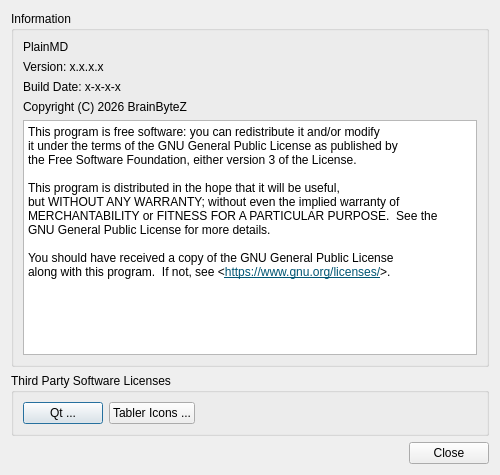
<?xml version="1.0" encoding="UTF-8"?>
<ui version="4.0">
 <class>AboutDialog</class>
 <widget class="QDialog" name="AboutDialog">
  <property name="windowModality">
   <enum>Qt::WindowModality::WindowModal</enum>
  </property>
  <property name="geometry">
   <rect>
    <x>0</x>
    <y>0</y>
    <width>500</width>
    <height>475</height>
   </rect>
  </property>
   <property name="windowTitle">
    <string>About PlainMD</string>
   </property>
  <layout class="QGridLayout" name="gridLayout_3">
   <item row="0" column="0" colspan="2">
    <widget class="QGroupBox" name="groupBox">
     <property name="title">
      <string>Information</string>
     </property>
     <layout class="QGridLayout" name="gridLayout">
       <item row="0" column="0">
        <widget class="QLabel" name="nameLabel">
         <property name="text">
          <string>PlainMD</string>
         </property>
        </widget>
       </item>
      <item row="1" column="0">
       <widget class="QLabel" name="versionLabel">
        <property name="text">
         <string>Version: x.x.x.x</string>
        </property>
       </widget>
      </item>
      <item row="2" column="0">
       <widget class="QLabel" name="buildDateLabel">
        <property name="text">
         <string>Build Date: x-x-x-x</string>
        </property>
       </widget>
      </item>
      <item row="3" column="0">
       <widget class="QLabel" name="copyLeftLabel">
        <property name="text">
         <string>Copyright (C) 2026 BrainByteZ</string>
        </property>
       </widget>
      </item>
      <item row="4" column="0">
       <widget class="QTextEdit" name="licenseTextEdit">
        <property name="readOnly">
         <bool>true</bool>
        </property>
        <property name="html">
         <string>&lt;!DOCTYPE HTML PUBLIC &quot;-//W3C//DTD HTML 4.0//EN&quot; &quot;http://www.w3.org/TR/REC-html40/strict.dtd&quot;&gt;
&lt;html&gt;&lt;head&gt;&lt;meta name=&quot;qrichtext&quot; content=&quot;1&quot; /&gt;&lt;meta charset=&quot;utf-8&quot; /&gt;&lt;style type=&quot;text/css&quot;&gt;
p, li { white-space: pre-wrap; }
hr { height: 1px; border-width: 0; }
li.unchecked::marker { content: &quot;\2610&quot;; }
li.checked::marker { content: &quot;\2612&quot;; }
&lt;/style&gt;&lt;/head&gt;&lt;body style=&quot; font-family:'Segoe UI'; font-size:9pt; font-weight:400; font-style:normal;&quot;&gt;
&lt;p style=&quot; margin-top:0px; margin-bottom:0px; margin-left:0px; margin-right:0px; -qt-block-indent:0; text-indent:0px;&quot;&gt;This program is free software: you can redistribute it and/or modify&lt;/p&gt;
&lt;p style=&quot; margin-top:0px; margin-bottom:0px; margin-left:0px; margin-right:0px; -qt-block-indent:0; text-indent:0px;&quot;&gt;it under the terms of the GNU General Public License as published by&lt;/p&gt;
&lt;p style=&quot; margin-top:0px; margin-bottom:0px; margin-left:0px; margin-right:0px; -qt-block-indent:0; text-indent:0px;&quot;&gt;the Free Software Foundation, either version 3 of the License.&lt;/p&gt;
&lt;p style=&quot;-qt-paragraph-type:empty; margin-top:0px; margin-bottom:0px; margin-left:0px; margin-right:0px; -qt-block-indent:0; text-indent:0px;&quot;&gt;&lt;br /&gt;&lt;/p&gt;
&lt;p style=&quot; margin-top:0px; margin-bottom:0px; margin-left:0px; margin-right:0px; -qt-block-indent:0; text-indent:0px;&quot;&gt;This program is distributed in the hope that it will be useful,&lt;/p&gt;
&lt;p style=&quot; margin-top:0px; margin-bottom:0px; margin-left:0px; margin-right:0px; -qt-block-indent:0; text-indent:0px;&quot;&gt;but WITHOUT ANY WARRANTY; without even the implied warranty of&lt;/p&gt;
&lt;p style=&quot; margin-top:0px; margin-bottom:0px; margin-left:0px; margin-right:0px; -qt-block-indent:0; text-indent:0px;&quot;&gt;MERCHANTABILITY or FITNESS FOR A PARTICULAR PURPOSE.  See the&lt;/p&gt;
&lt;p style=&quot; margin-top:0px; margin-bottom:0px; margin-left:0px; margin-right:0px; -qt-block-indent:0; text-indent:0px;&quot;&gt;GNU General Public License for more details.&lt;/p&gt;
&lt;p style=&quot;-qt-paragraph-type:empty; margin-top:0px; margin-bottom:0px; margin-left:0px; margin-right:0px; -qt-block-indent:0; text-indent:0px;&quot;&gt;&lt;br /&gt;&lt;/p&gt;
&lt;p style=&quot; margin-top:0px; margin-bottom:0px; margin-left:0px; margin-right:0px; -qt-block-indent:0; text-indent:0px;&quot;&gt;You should have received a copy of the GNU General Public License&lt;/p&gt;
&lt;p style=&quot; margin-top:0px; margin-bottom:0px; margin-left:0px; margin-right:0px; -qt-block-indent:0; text-indent:0px;&quot;&gt;along with this program.  If not, see &amp;lt;&lt;a href=&quot;https://www.gnu.org/licenses/&quot;&gt;&lt;span style=&quot; text-decoration: underline; color:#005573;&quot;&gt;https://www.gnu.org/licenses/&lt;/span&gt;&lt;/a&gt;&amp;gt;.&lt;/p&gt;&lt;/body&gt;&lt;/html&gt;</string>
        </property>
        <property name="textInteractionFlags">
         <set>Qt::TextInteractionFlag::LinksAccessibleByMouse|Qt::TextInteractionFlag::TextSelectableByMouse</set>
        </property>
       </widget>
      </item>
     </layout>
    </widget>
   </item>
   <item row="1" column="0" colspan="2">
    <widget class="QGroupBox" name="groupBox_2">
     <property name="title">
      <string>Third Party Software Licenses</string>
     </property>
     <layout class="QGridLayout" name="gridLayout_2">
      <item row="0" column="0">
        <widget class="QPushButton" name="licenseButton">
         <property name="text">
          <string>Qt ...</string>
         </property>
         <property name="icon">
          <iconset resource="../plainmd.qrc">
           <normaloff>:/images/qt.png</normaloff>:/images/qt.png</iconset>
         </property>
         <property name="iconSize">
          <size>
           <width>16</width>
           <height>16</height>
          </size>
         </property>
        </widget>
      </item>
      <item row="0" column="1">
        <widget class="QPushButton" name="iconsLicenseButton">
         <property name="text">
          <string>Tabler Icons ...</string>
         </property>
         <property name="icon">
          <iconset resource="../plainmd.qrc">
           <normaloff>:/images/brand-tabler.png</normaloff>:/images/brand-tabler.png</iconset>
         </property>
        </widget>
      </item>
      <item row="0" column="2">
       <spacer name="horizontalSpacer_2">
        <property name="orientation">
         <enum>Qt::Orientation::Horizontal</enum>
        </property>
        <property name="sizeHint" stdset="0">
         <size>
          <width>297</width>
          <height>20</height>
         </size>
        </property>
       </spacer>
      </item>
     </layout>
    </widget>
   </item>
   <item row="2" column="0">
    <spacer name="horizontalSpacer">
     <property name="orientation">
      <enum>Qt::Orientation::Horizontal</enum>
     </property>
     <property name="sizeHint" stdset="0">
      <size>
       <width>298</width>
       <height>20</height>
      </size>
     </property>
    </spacer>
   </item>
   <item row="2" column="1">
    <widget class="QDialogButtonBox" name="buttonBox">
     <property name="orientation">
      <enum>Qt::Orientation::Horizontal</enum>
     </property>
     <property name="standardButtons">
      <set>QDialogButtonBox::StandardButton::Close</set>
     </property>
    </widget>
   </item>
  </layout>
 </widget>
 <tabstops>
  <tabstop>licenseTextEdit</tabstop>
  <tabstop>licenseButton</tabstop>
 </tabstops>
 <resources>
  <include location="../plainmd.qrc"/>
 </resources>
 <connections>
  <connection>
   <sender>buttonBox</sender>
   <signal>accepted()</signal>
   <receiver>AboutDialog</receiver>
   <slot>accept()</slot>
   <hints>
    <hint type="sourcelabel">
     <x>20</x>
     <y>20</y>
    </hint>
    <hint type="destinationlabel">
     <x>20</x>
     <y>20</y>
    </hint>
   </hints>
  </connection>
  <connection>
   <sender>buttonBox</sender>
   <signal>rejected()</signal>
   <receiver>AboutDialog</receiver>
   <slot>reject()</slot>
   <hints>
    <hint type="sourcelabel">
     <x>20</x>
     <y>20</y>
    </hint>
    <hint type="destinationlabel">
     <x>20</x>
     <y>20</y>
    </hint>
   </hints>
  </connection>
 </connections>
</ui>
